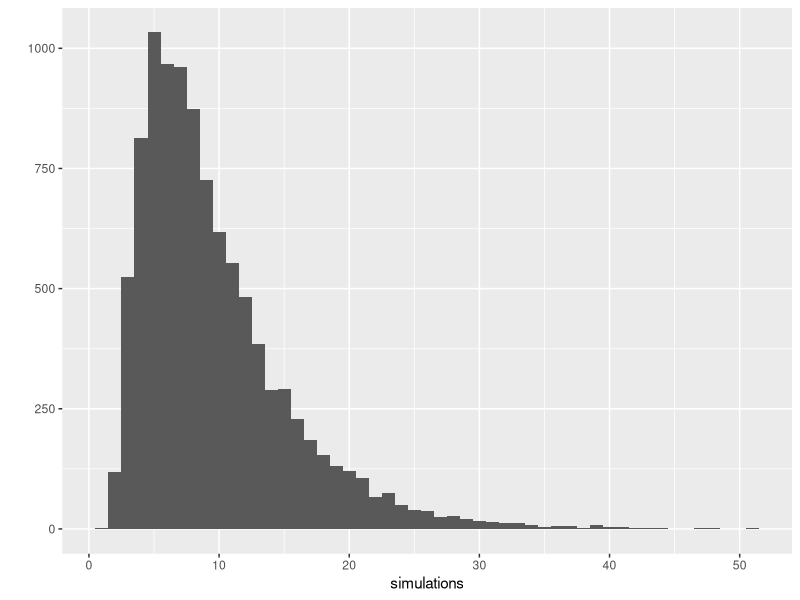
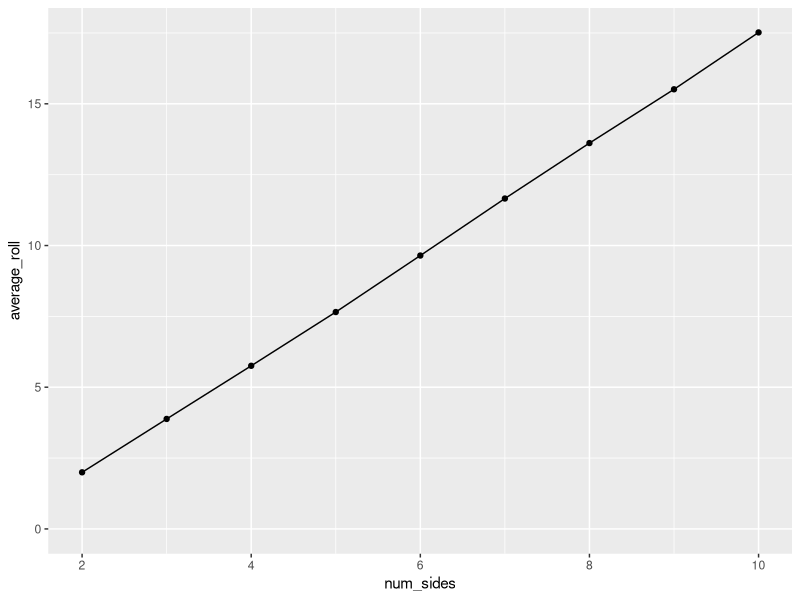
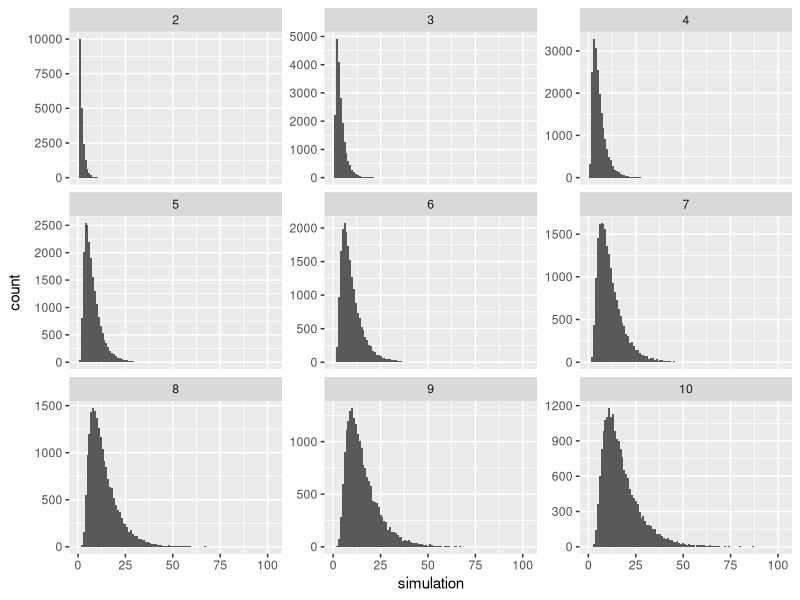

Write the R code that produced these figures, in order.
## ---- chunk 1
knitr::opts_chunk$set(echo = TRUE)
## ---- chunk 2
library(tidyverse)
library(purrr)

# We are going to use the accumulate() function to simulate the results of rolling a die n number of times. 

start <- 1:6

#Here, from the vector start, we are going to take a sample of the same size with replacement, meaning the same result can appear more than once. 
next_rolls <- sample(start, replace = TRUE)

#Here, we take a sample of 6 elements from the vector 1:10, with replacement and the first element can be 1,2,3,4,5,6. This is repeated 10 times. 
accumulate(1:10, ~sample(., 6, replace = TRUE), .init = 1:6)

accumulate(1:10, function(x,...){
  result <- sample(x, replace = TRUE)
  
  if(length(unique(result)) == 1){
    done(result)
  }else{
    result
  }
}, .init = 1:6)


simulate_roll <- function(num_sides = 6) {
  rolls <- accumulate(1:1000, function(x, ...) {
    result <- sample(x, replace = TRUE)
    
    if (length(unique(result)) == 1) {
      done(result)
    } else {
      result
    }
  }, .init = 1:num_sides)
  
  length(rolls) - 1
}

#Here is a different version of the above function:
simulate_roll_2 <- function(num_sides = 6) {
    accumulate(1:1000, function(x, ...) {
    result <- sample(x, replace = TRUE)
    
    if (length(unique(result)) == 1) {
      done(result)
    } else {
      result
    }
  }, .init = 1:num_sides)
  
}

simulate_roll_2()

simulations <- replicate(1e4, simulate_roll()) #replicate 100,000 simulate_roll four times. 

#Here we plot the simulations:
qplot(simulations, binwidth=1)

#We calculate the mean:
mean(simulations)

#Here we calculate most and least common ones. The most common roll is 6.
tibble(simulations) %>%
  count(simulations, sort = TRUE)
## ---- chunk 3

#The crossing() function creates a data.table from all unique combinations of inputs. In this case,, the first input is 1:20000, and the second is 2:10. 
simulations_crossed <- crossing(trial = 1:20000,
                                num_sides = 2:10) %>%
  mutate(simulation = map_dbl(num_sides, simulate_roll)) #in this case, the function map_dbl() applies the function simulate_roll to each element of num_sides
## ---- chunk 4
summarized <- simulations_crossed %>%
  group_by(num_sides) %>%
  summarize(average_roll = mean(simulation),
            variance_roll = var(simulation),
            sd_roll = sd(simulation),
            cov = sd_roll / average_roll) #cov stands for coefficient of variation. 

summarized %>%
  ggplot(aes(num_sides, average_roll)) +
  geom_point() +
  geom_line() +
  expand_limits(y = 0)

lm(average_roll ~ num_sides, summarized)

simulations_crossed %>%
  ggplot(aes(simulation)) +
  geom_histogram(binwidth = 1) +
  facet_wrap(~ num_sides, scales = "free_y")

